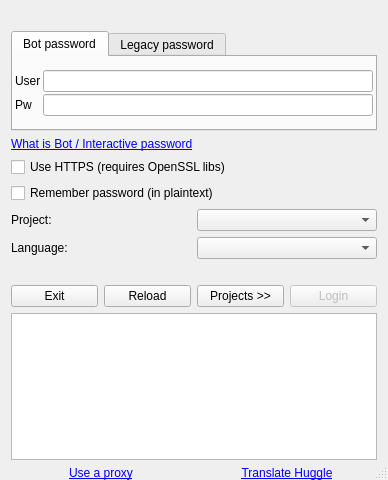
<?xml version="1.0" encoding="UTF-8"?>
<ui version="4.0">
 <class>Login</class>
 <widget class="QDialog" name="Login">
  <property name="geometry">
   <rect>
    <x>0</x>
    <y>0</y>
    <width>388</width>
    <height>480</height>
   </rect>
  </property>
  <property name="sizePolicy">
   <sizepolicy hsizetype="Preferred" vsizetype="Preferred">
    <horstretch>0</horstretch>
    <verstretch>0</verstretch>
   </sizepolicy>
  </property>
  <property name="minimumSize">
   <size>
    <width>300</width>
    <height>400</height>
   </size>
  </property>
  <property name="maximumSize">
   <size>
    <width>800</width>
    <height>1200</height>
   </size>
  </property>
  <property name="windowTitle">
   <string>Huggle</string>
  </property>
  <property name="windowIcon">
   <iconset resource="../huggle_res/pictures.qrc">
    <normaloff>:/huggle/pictures/Resources/huggle3_small.ico</normaloff>:/huggle/pictures/Resources/huggle3_small.ico</iconset>
  </property>
  <property name="sizeGripEnabled">
   <bool>true</bool>
  </property>
  <layout class="QVBoxLayout" name="verticalLayout">
   <property name="bottomMargin">
    <number>0</number>
   </property>
   <item>
    <widget class="QLabel" name="labelLogo">
     <property name="sizePolicy">
      <sizepolicy hsizetype="Preferred" vsizetype="Preferred">
       <horstretch>0</horstretch>
       <verstretch>0</verstretch>
      </sizepolicy>
     </property>
     <property name="maximumSize">
      <size>
       <width>800</width>
       <height>800</height>
      </size>
     </property>
     <property name="layoutDirection">
      <enum>Qt::LeftToRight</enum>
     </property>
     <property name="autoFillBackground">
      <bool>false</bool>
     </property>
     <property name="styleSheet">
      <string notr="true"/>
     </property>
     <property name="text">
      <string/>
     </property>
     <property name="pixmap">
      <pixmap resource="../huggle_res/pictures.qrc">:/huggle/pictures/Resources/huggle3_logo.png</pixmap>
     </property>
     <property name="scaledContents">
      <bool>false</bool>
     </property>
     <property name="alignment">
      <set>Qt::AlignCenter</set>
     </property>
    </widget>
   </item>
   <item>
    <widget class="QTabWidget" name="tabWidget">
     <property name="sizePolicy">
      <sizepolicy hsizetype="Preferred" vsizetype="Preferred">
       <horstretch>0</horstretch>
       <verstretch>0</verstretch>
      </sizepolicy>
     </property>
     <property name="minimumSize">
      <size>
       <width>0</width>
       <height>100</height>
      </size>
     </property>
     <property name="maximumSize">
      <size>
       <width>16777215</width>
       <height>120</height>
      </size>
     </property>
     <property name="currentIndex">
      <number>0</number>
     </property>
     <widget class="QWidget" name="tab_oauth">
      <attribute name="title">
       <string>Bot password</string>
      </attribute>
      <layout class="QVBoxLayout" name="verticalLayout_2">
       <property name="spacing">
        <number>8</number>
       </property>
       <property name="leftMargin">
        <number>0</number>
       </property>
       <property name="topMargin">
        <number>0</number>
       </property>
       <property name="rightMargin">
        <number>0</number>
       </property>
       <property name="bottomMargin">
        <number>0</number>
       </property>
       <item>
        <layout class="QGridLayout" name="gridLayout_3">
         <property name="leftMargin">
          <number>2</number>
         </property>
         <property name="topMargin">
          <number>2</number>
         </property>
         <property name="rightMargin">
          <number>2</number>
         </property>
         <property name="bottomMargin">
          <number>2</number>
         </property>
         <property name="spacing">
          <number>2</number>
         </property>
         <item row="0" column="0">
          <widget class="QLabel" name="labelBotUserName">
           <property name="text">
            <string>User</string>
           </property>
          </widget>
         </item>
         <item row="1" column="0">
          <widget class="QLabel" name="labelBotPassword">
           <property name="text">
            <string>Pw</string>
           </property>
          </widget>
         </item>
         <item row="0" column="1">
          <widget class="QLineEdit" name="lineEditBotUser"/>
         </item>
         <item row="1" column="1">
          <widget class="QLineEdit" name="lineEditBotP">
           <property name="echoMode">
            <enum>QLineEdit::Password</enum>
           </property>
          </widget>
         </item>
        </layout>
       </item>
      </layout>
     </widget>
     <widget class="QWidget" name="tab_login">
      <attribute name="title">
       <string>Legacy password</string>
      </attribute>
      <layout class="QVBoxLayout" name="verticalLayout_3">
       <property name="spacing">
        <number>8</number>
       </property>
       <property name="leftMargin">
        <number>0</number>
       </property>
       <property name="topMargin">
        <number>0</number>
       </property>
       <property name="rightMargin">
        <number>0</number>
       </property>
       <property name="bottomMargin">
        <number>0</number>
       </property>
       <item>
        <layout class="QGridLayout" name="gridLayout">
         <property name="leftMargin">
          <number>2</number>
         </property>
         <property name="topMargin">
          <number>2</number>
         </property>
         <property name="rightMargin">
          <number>2</number>
         </property>
         <property name="bottomMargin">
          <number>2</number>
         </property>
         <property name="spacing">
          <number>2</number>
         </property>
         <item row="0" column="0">
          <widget class="QLabel" name="labelUsername">
           <property name="text">
            <string notr="true">Username</string>
           </property>
          </widget>
         </item>
         <item row="0" column="1">
          <widget class="QLineEdit" name="lineEdit_username"/>
         </item>
         <item row="1" column="0">
          <widget class="QLabel" name="labelPassword">
           <property name="text">
            <string notr="true">Password</string>
           </property>
          </widget>
         </item>
         <item row="1" column="1">
          <widget class="QLineEdit" name="lineEdit_password">
           <property name="echoMode">
            <enum>QLineEdit::Password</enum>
           </property>
          </widget>
         </item>
        </layout>
       </item>
      </layout>
     </widget>
    </widget>
   </item>
   <item>
    <widget class="QLabel" name="labelBotPasswordHelp">
     <property name="text">
      <string>&lt;a href=&quot;huggle://login&quot;&gt;What is Bot / Interactive password&lt;/a&gt;</string>
     </property>
     <property name="wordWrap">
      <bool>true</bool>
     </property>
    </widget>
   </item>
   <item>
    <widget class="QCheckBox" name="checkBoxUseHTTPS">
     <property name="text">
      <string>Use HTTPS (requires OpenSSL libs)</string>
     </property>
    </widget>
   </item>
   <item>
    <widget class="QCheckBox" name="checkBoxRememberPassword">
     <property name="toolTip">
      <string>&lt;html&gt;&lt;head/&gt;&lt;body&gt;&lt;p&gt;This option will store your password in a plaintext on your hard drive. Use it only if you are the only person with access to this computer.&lt;/p&gt;&lt;/body&gt;&lt;/html&gt;</string>
     </property>
     <property name="text">
      <string>Remember password (in plaintext)</string>
     </property>
    </widget>
   </item>
   <item>
    <layout class="QGridLayout" name="gridLayout_2">
     <item row="0" column="0">
      <widget class="QLabel" name="labelProject">
       <property name="text">
        <string notr="true">Project:</string>
       </property>
      </widget>
     </item>
     <item row="0" column="1">
      <widget class="QComboBox" name="Project"/>
     </item>
     <item row="1" column="0">
      <widget class="QLabel" name="labelLanguage">
       <property name="text">
        <string notr="true">Language:</string>
       </property>
      </widget>
     </item>
     <item row="1" column="1">
      <widget class="QComboBox" name="Language"/>
     </item>
    </layout>
   </item>
   <item>
    <widget class="QLabel" name="labelIntro">
     <property name="text">
      <string/>
     </property>
     <property name="wordWrap">
      <bool>true</bool>
     </property>
     <property name="textInteractionFlags">
      <set>Qt::LinksAccessibleByMouse|Qt::TextSelectableByKeyboard|Qt::TextSelectableByMouse</set>
     </property>
    </widget>
   </item>
   <item>
    <layout class="QHBoxLayout" name="horizontalLayout_3">
     <item>
      <widget class="QPushButton" name="ButtonExit">
       <property name="text">
        <string notr="true">Exit</string>
       </property>
      </widget>
     </item>
     <item>
      <widget class="QPushButton" name="buttonReloadWikis">
       <property name="toolTip">
        <string>Download a list of wikis where huggle is enabled from internet</string>
       </property>
       <property name="text">
        <string notr="true">Reload</string>
       </property>
      </widget>
     </item>
     <item>
      <widget class="QPushButton" name="buttonToggleProjects">
       <property name="text">
        <string>Projects &gt;&gt;</string>
       </property>
      </widget>
     </item>
     <item>
      <widget class="QPushButton" name="ButtonOK">
       <property name="enabled">
        <bool>false</bool>
       </property>
       <property name="text">
        <string notr="true">Login</string>
       </property>
       <property name="default">
        <bool>true</bool>
       </property>
      </widget>
     </item>
    </layout>
   </item>
   <item>
    <widget class="QTableWidget" name="tableWidget">
     <property name="font">
      <font>
       <pointsize>8</pointsize>
      </font>
     </property>
     <property name="lineWidth">
      <number>1</number>
     </property>
     <property name="alternatingRowColors">
      <bool>true</bool>
     </property>
     <property name="selectionMode">
      <enum>QAbstractItemView::NoSelection</enum>
     </property>
     <property name="selectionBehavior">
      <enum>QAbstractItemView::SelectRows</enum>
     </property>
    </widget>
   </item>
   <item>
    <layout class="QHBoxLayout" name="horizontalLayout">
     <item>
      <widget class="QLabel" name="label">
       <property name="text">
        <string>&lt;a href=&quot;dummy&quot;&gt;Use a proxy&lt;/a&gt;</string>
       </property>
       <property name="alignment">
        <set>Qt::AlignCenter</set>
       </property>
      </widget>
     </item>
     <item>
      <widget class="QLabel" name="labelTranslate">
       <property name="text">
        <string notr="true">&lt;html&gt;&lt;head/&gt;&lt;body&gt;&lt;p&gt;&lt;a href=&quot;http://meta.wikimedia.org/wiki/Huggle/Localization&quot;&gt;&lt;span style=&quot; text-decoration: underline; color:#0000ff;&quot;&gt;Translate Huggle&lt;/span&gt;&lt;/a&gt;&lt;/p&gt;&lt;/body&gt;&lt;/html&gt;</string>
       </property>
       <property name="alignment">
        <set>Qt::AlignCenter</set>
       </property>
      </widget>
     </item>
    </layout>
   </item>
  </layout>
 </widget>
 <resources>
  <include location="../huggle_res/pictures.qrc"/>
 </resources>
 <connections/>
</ui>
